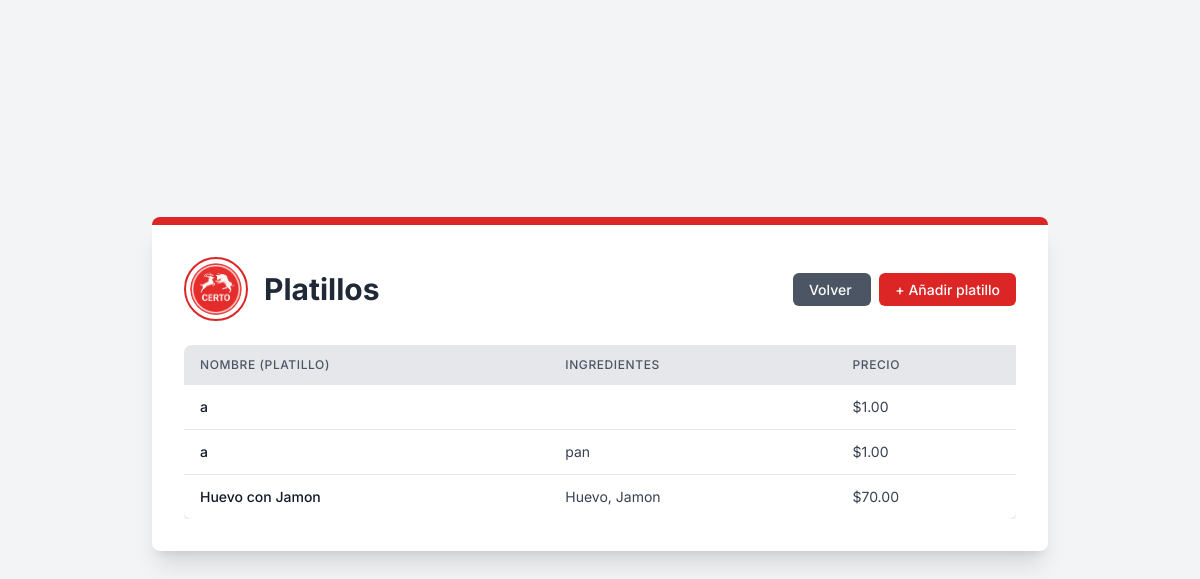
The app's page /comedor/saucers/ (signed in) with its own data.
### comedor/models.py (models this page shows, shortened)
class Platillo(models.Model):
    nombre = models.CharField(max_length=100)
    ingredientes = models.CharField(max_length=200)
    precio = models.DecimalField(max_digits=10, decimal_places=2)

### comedor/views.py (the view)
# urls.py: path("saucers/", views.saucers, name="saucers"),
def saucers(request):
    if request.user.is_authenticated:
        saucers = Platillo.objects.all()
        platillos = []
        for platillo in saucers:
            platillos.append({
                'nombre': platillo.nombre,
                'ingredientes': [Ingredientes.objects.get(id=int(ing)).nombre for ing in platillo.ingredientes.strip('[]').replace("'", "").split(', ') if ing],
                'precio': platillo.precio
            })
        print(platillos)
        return render(request, 'Saucer/saucer_list_view.html', {'saucers': platillos})
    else:
        return redirect('core:signInUp')

### comedor/templates/Saucer/saucer_list_view.html
{% extends "main.html" %} {% load static %}{% block content %}
<div
  class="bg-white p-8 rounded-lg shadow-xl max-w-4xl w-full border-t-8 border-primary-red mb-8"
>
  <div class="flex flex-col md:flex-row items-center justify-between mb-6">
    <div class="flex items-center mb-4 md:mb-0">
      <img
        src="{% static 'img/logos/logo.png' %}"
        alt="Logo de la Cafetería Certo"
        class="w-16 h-16 rounded-full border-2 border-primary-red p-1 object-cover mr-4"
      />
      <h1 class="text-3xl font-bold text-gray-800">Platillos</h1>
    </div>
    <div class="text-right">
      <a
        href="/core/dashboard"
        class="px-4 py-2 text-sm font-medium text-white bg-gray-600 rounded-md hover:bg-gray-700 transition duration-300 ease-in-out mr-2"
      >
        Volver
      </a>
      <a
        href="{% url 'comedor:createSaucer' %}"
        class="px-4 py-2 text-sm font-medium text-white bg-primary-red rounded-md hover:bg-red-700 transition duration-300 ease-in-out"
      >
        + Añadir platillo
      </a>
    </div>
  </div>
  <div class="overflow-x-auto">
    <table class="min-w-full bg-white rounded-lg shadow-custom">
      <thead class="bg-gray-200">
        <tr>
          <th
            class="py-3 px-4 text-left text-xs font-medium text-gray-600 uppercase tracking-wider rounded-tl-lg"
          >
            Nombre (Platillo)
          </th>
          <th
            class="py-3 px-4 text-left text-xs font-medium text-gray-600 uppercase tracking-wider"
          >
            Ingredientes
          </th>
          <th
            class="py-3 px-4 text-left text-xs font-medium text-gray-600 uppercase tracking-wider"
          >
            Precio
          </th>
        </tr>
      </thead>
      <tbody class="divide-y divide-gray-200">
        {% for platillo in saucers %}
        <tr class="hover:bg-gray-50">
          <td
            class="py-3 px-4 whitespace-nowrap text-sm font-medium text-gray-900"
          >
            {{ platillo.nombre }}
          </td>
          <td class="py-3 px-4 whitespace-nowrap text-sm text-gray-700">
            {{ platillo.ingredientes|join:", " }}
          </td>
          <td class="py-3 px-4 whitespace-nowrap text-sm text-gray-700">
            ${{ platillo.precio }}
          </td>
        </tr>
        {% endfor %}
      </tbody>
    </table>
  </div>
</div>
{% endblock %}

### static/css/main.css (style rules this page uses)
body { font-family: "Inter", sans-serif; background-color: #f3f4f6; }
.bg-primary-red { background-color: #dc2626; }
.border-primary-red { border-color: #dc2626; }
.shadow-custom { box-shadow: 0 4px 6px -1px rgba(0, 0, 0, 0.1), 0 2px 4px -1px rgba(0, 0, 0, 0.06); }

### records on screen
Platillo: precio "1.00"
Platillo: precio "1.00"
Platillo: nombre "Huevo con Jamon", precio "70.00"

### other values on screen
{{ platillo.nombre }} "a" "a"
{{ platillo.ingredientes|join:", " }} "pan" "Huevo, Jamon"
